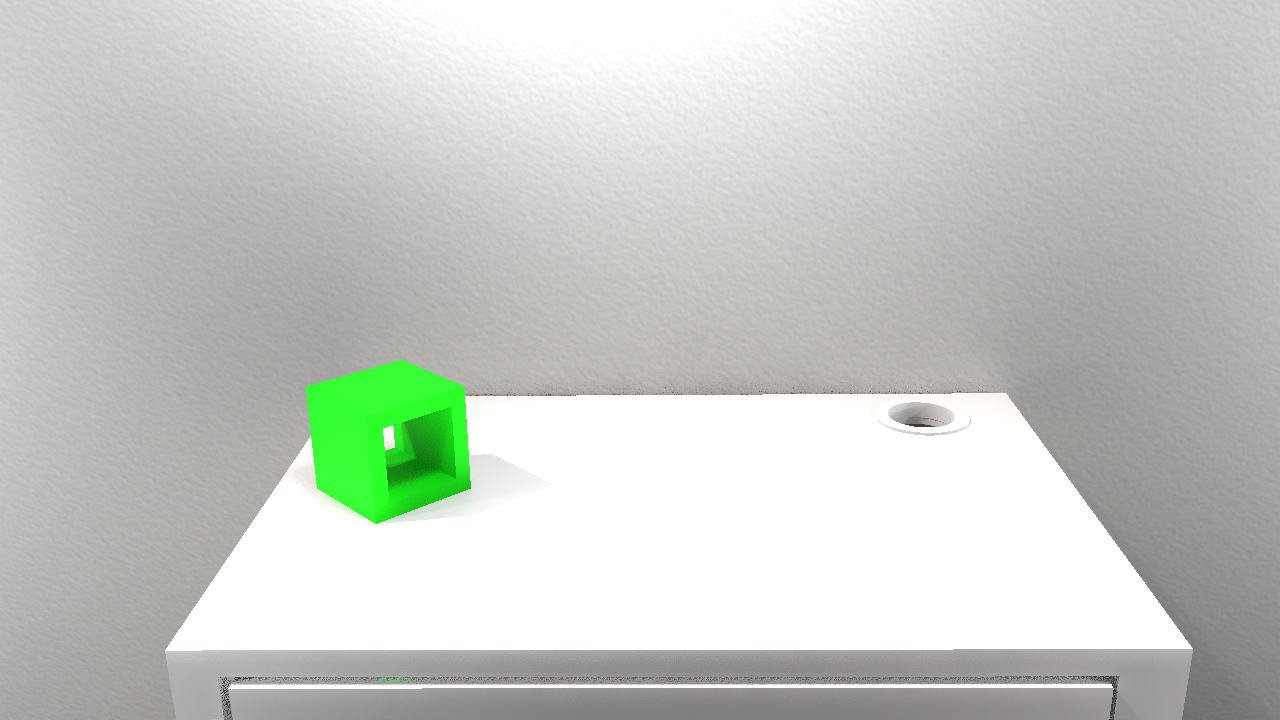
#> input picture reduced-dataset/train/13171L.png, 1280 x 720 px, given in place of 13870L.png, which was not available
$ jupyter execute --allow-errors training.ipynb   (text cells are left out)
#> lines starting #> are read from the running program, lines starting #| are printed output that depends on the picture; pictures that were not available may be replaced by others from this repository, and a replacement may not be noted
[cell 1]
# Python >= 3.10 is required

import sys
print(sys.version)

assert (int(str(sys.version).split(".")[0])*100 + int(str(sys.version).split(".")[1]))>=310, "Please upgrade to pytorch ^3.10"

[cell 2]
# Imports y variables globales

import torch
import torch.nn as nn
import torch.nn.functional as F
import torch.optim as optim
from torch.utils.data import Dataset, DataLoader
from torch.optim.lr_scheduler import ReduceLROnPlateau
import torchvision.transforms as transforms

import os

import struct

import scipy
from scipy import ndimage

import numpy as np

import cv2

import matplotlib.pyplot as plt
from matplotlib.ticker import FixedLocator

import time

import wandb

import random

[cell 3]
IMG_SIZE = 256
N_CHANNELS = 6
BATCH_SIZE = 32

#> (a cell that did not finish here is left out)

[cell 5]
# [66 lines left out: function plot_3d, not called in this run]

[cell 6]
# [31 lines left out: functions gaussian_kernel, apply_gaussian_smoothing, not called in this run]

[cell 7]
# [14 lines left out: function get_padded_size, not called in this run]

[cell 8]
# [16 lines left out: function debug, not called in this run]

[cell 9]
# [15 lines left out: function count_parameters, not called in this run]

[cell 10]
# Let's load a few datapoints, consisting of and L and R 1280x720 images plus binary occupancy grid

DATASET_PATH = "../reduced-dataset/train"

import struct

def load_target_datapoint(file_path, dataset_path=""):
    # Define the format string for reading the binary data
    format_string = "<3f4f"  # 3 floats (position), 4 floats (quaternion)
    # Calculate the size of the bytes for occupation data
    occupation_size = 37 * 25 * 18
    format_string += str(occupation_size) + "s"  # Occupation data

    with open(os.path.join(dataset_path, file_path), "rb") as file:
        # Read the binary data
        data = file.read(struct.calcsize(format_string))
        # Unpack the binary data according to the format string
        unpacked_data = struct.unpack(format_string, data)

        # Extract position, rotation, and occupation data
        position = unpacked_data[:3]
        rotation = unpacked_data[3:7]
        # Convert occupation data to array of numbers
        occupation = struct.unpack(str(occupation_size) + "B", unpacked_data[7])

        return position, rotation, occupation

def load_stereo_image(index=0,
                      dataset_path="./",
                      model_size=(IMG_SIZE, IMG_SIZE),
                      l_path=None,
                      r_path=None,
                      plot=False
                     ):
#> called with index = '13870', dataset_path = '../reduced-dataset/train', model_size = (256, 256), plot = True
    dx = -110
    dy = -6
    l_file = l_path if l_path is not None else os.path.join(dataset_path, f"{index}L.png")
    r_file = r_path if r_path is not None else os.path.join(dataset_path, f"{index}R.png")
    l_img = cv2.cvtColor(cv2.imread(l_file), cv2.COLOR_BGR2RGB)
    l_img = cv2.warpAffine(l_img, np.float32([[1, 0, dx], [0, 1, dy]]), (l_img.shape[1], l_img.shape[0]))
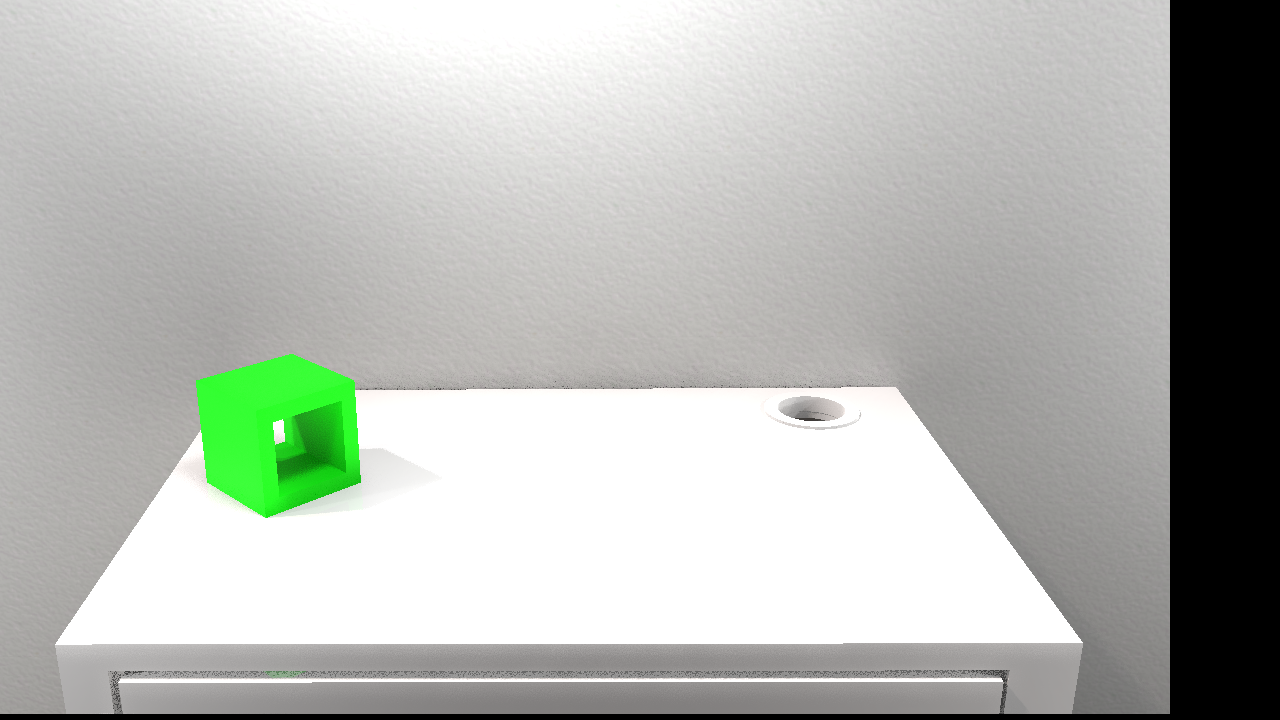
#> l_img: shape (720, 1280, 3); mean R, G, B 181.7, 185.2, 179.8
    r_img = cv2.cvtColor(cv2.imread(r_file), cv2.COLOR_BGR2RGB)
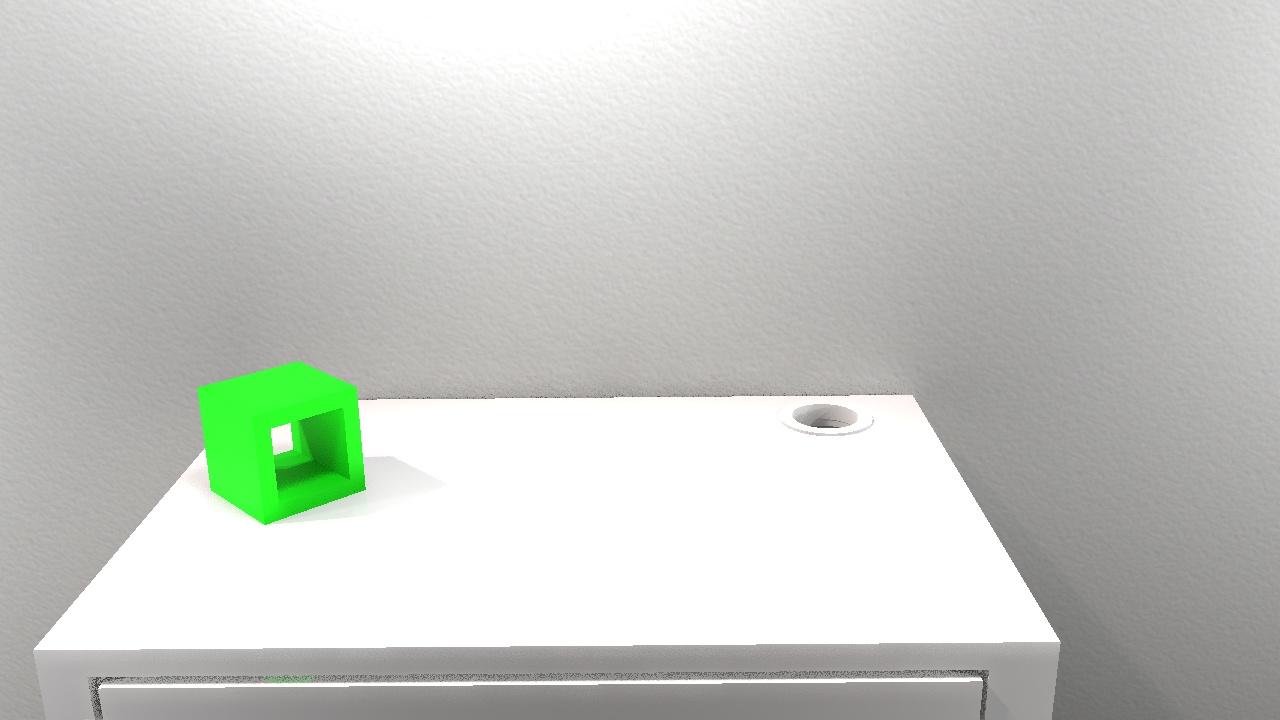
#> input picture reduced-dataset/train/13171R.png, 1280 x 720 px, given in place of 13870R.png, which was not available
    l_img = cv2.resize(l_img[0:714, 0:1170], model_size, interpolation=cv2.INTER_AREA)
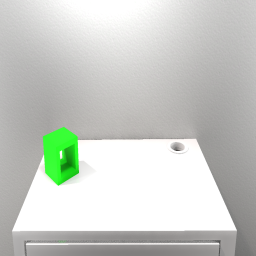
#> l_img: shape (256, 256, 3); mean R, G, B 200.4, 204.3, 198.4
    r_img = cv2.resize(r_img[0:714, 0:1170], model_size, interpolation=cv2.INTER_AREA)
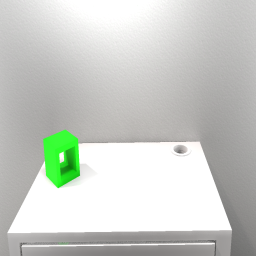
#> r_img: shape (256, 256, 3); mean R, G, B 200.9, 204.7, 198.8
    blended_image = cv2.addWeighted(l_img, 0.5, r_img, 0.5, 0)
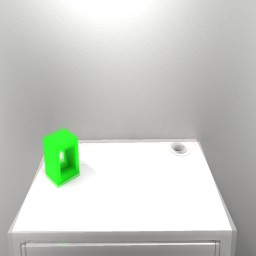
#> blended_image: shape (256, 256, 3); mean R, G, B 200.7, 204.5, 198.6

    if plot:
        # Plot the blended image
        plt.title(f"sample {index} ({model_size[0]}x{model_size[0]} 3+3 channel, aspect corrected)")
        plt.imshow(blended_image, aspect=1/1.4)

    return torch.tensor(l_img/255.0), torch.tensor(r_img/255.0)

#> (a cell that did not finish here is left out)

#> (a cell that did not finish here is left out)

#> (a cell that did not finish here is left out)

[cell 14]
# A few permutation helper functions

def permute_target_tensor(t):
    return torch.flip(t, dims=[2]).permute(2, 0, 1)

def unpermute_target_tensor(t):
    return torch.flip(t.permute(1, 2, 0), dims=[2])

def crop_output(t):
    return t[6:6+37, 12:12+25, 15:15+18]

def expand_output(t):
    return F.pad(t, get_padded_size(np.zeros(t.shape), 48))

#> (a cell that did not finish here is left out)


o=np.array(o, dtype='float32').reshape(37,25,18)

# Create a figure with 2 subplots with 3d projection arranged horizontally
fig, axs = plt.subplots(1, 2, subplot_kw={'projection': '3d'}, figsize=(10, 5))

plot_3d(torch.tensor(o).numpy(), ax=axs[0])
axs[0].set_title("No permutation")

plot_3d(permute_target_tensor(torch.tensor(o)).numpy(), ax=axs[1])
axs[1].set_title("Permutated")

# Show the plot
plt.show()

[cell 16]
# [19 lines left out: function make_model_input, not called in this run]

[cell 17]
class CustomDataLoader(Dataset):
    """Class to load data from files in disk and convert
    them to tensors on the fly"""
    def __init__(self, data_dir, transform=None, additional_param=None):
        self.data_dir = data_dir
        self.transform = transform
        self.l_img_list = []
        self.r_img_list = []
        self.gt_list = []
        self.additional_param = additional_param
        for file in sorted(os.listdir(data_dir)):
            if file.endswith("L.png"):
                self.l_img_list.append(os.path.join(data_dir, file))
            elif file.endswith("R.png"):
                self.r_img_list.append(os.path.join(data_dir, file))
            elif file.endswith("T.bin"):
                self.gt_list.append(os.path.join(data_dir, file))

    def __len__(self):
        return len(self.gt_list)

    # [55 lines left out: function __getitem__, not called in this run]

[cell 18]
TRAIN_DATASET_PATH = "/media/emilio/2TBDrive/robovision_train"
TEST_DATASET_PATH = "/media/emilio/2TBDrive/robovision_test"

aug_params = {
    'contrast': 0.2,
    'brightness': 0.2,
    'saturation': 0.2,
    'hue': 0.2,
    'noise': 0.02
}

dataloader = CustomDataLoader(TRAIN_DATASET_PATH)

[cell 19]
#debug_loader = DataLoader(dataloader)

[cell 20]
# [4 lines of commented-out code are left out]

#> (a cell that did not finish here is left out)

#> (a cell that did not finish here is left out)

#> (a cell that did not finish here is left out)

#> (a cell that did not finish here is left out)

[cell 25]
pos_weight = 0.75
# [4 lines left out: function weighted_cross_entropy_with_logits, not called in this run]

#> (a cell that did not finish here is left out)

[cell 27]
config = {
    'initial_learning_rate': 0.0002,
    'weight_decay': 0.00001,
    'lrfactor': 1/1.01,
    'model': 'VoxelNet_v4_2_correct',
    'description': 'With augmentation',
    'experiment': 1,
    'min_lr': 1e-8,
    'patience': 5
}

#> (a cell that did not finish here is left out)

[cell 29]
# start a new wandb run to track this script
run = wandb.init(
    # set the wandb project where this run will be logged
    project="MUIA UAX 2023 2024",

    # track hyperparameters and run metadata
    config=config
)

[cell 30]
# First, debug training: try to overfit a few samples
# If the model is not capable of doing this, that's a clear
# sign that something is off

train_dataloader = CustomDataLoader(TRAIN_DATASET_PATH, additional_param=aug_params)
